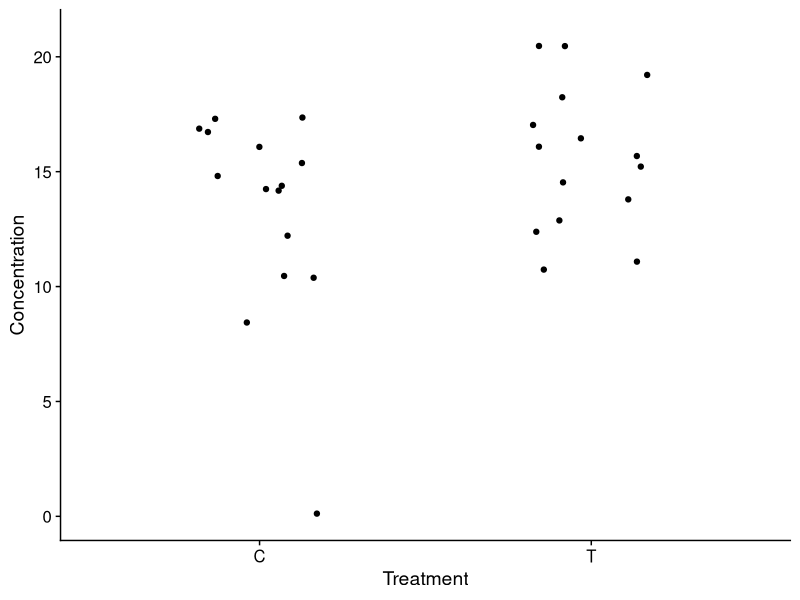
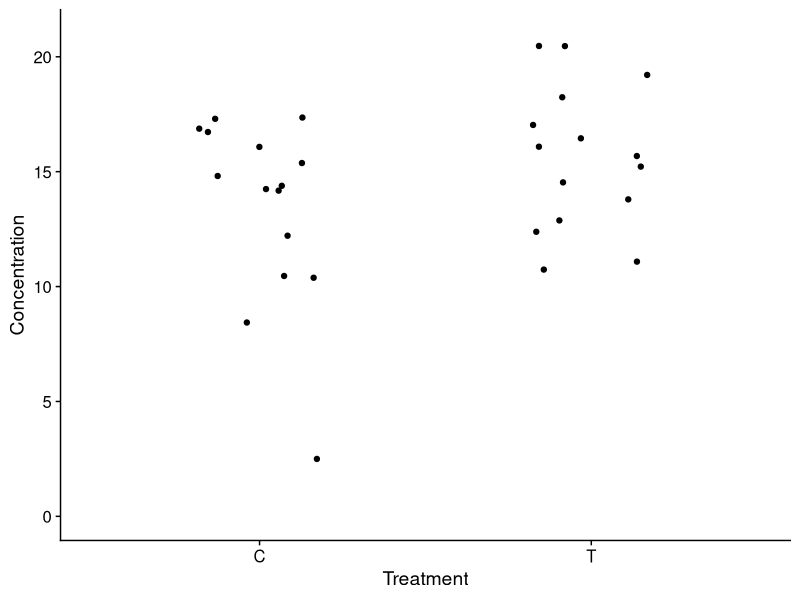
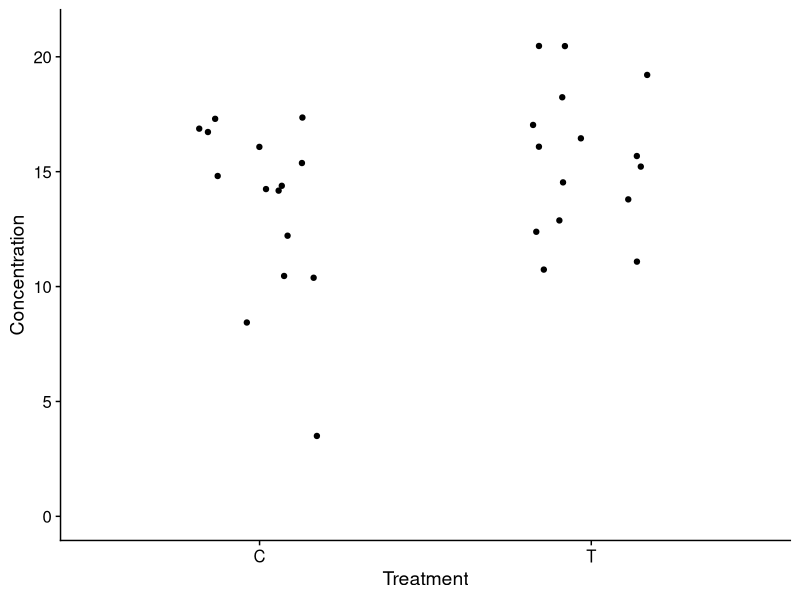

Source code (R) for these figures, in order:
## ---- chunk 1
#| message: false

library(tidyverse)
library(cowplot)
theme_set(theme_cowplot())

## ---- chunk 2
set.seed(49387)
ExDat <- tibble(SampleID = paste0("S",1:30),
                Concentration = c(0.12,rnorm(29,15,3)),
                Treatment = rep(c("C","T"), each = 15),
                Notes = c("Not sure this sample was added", rep("none",29))
                )
ExDat <- ExDat[sample(1:nrow(ExDat)),]
## ---- chunk 3

# Plot the data

ExDat |>
  ggplot(aes(Treatment, Concentration)) +
  geom_point(position = position_jitter(width = 0.2)) +
  ylim(c(0,21))


# Find the low point

ww <- which.min(ExDat$Concentration)

# Look at this row

ExDat[ww,]
unique(ExDat$Notes)

ExDat |>
  filter(Notes != "none")

## ---- chunk 4
set.seed(49387)
ExDat <- tibble(SampleID = paste0("S",1:30),
                Concentration = c(2.5,rnorm(29,15,3)),
                Treatment = rep(c("C","T"), each = 15),
                Notes = c("Not sure this sample was added", rep("none",29))
                )
ExDat <- ExDat[sample(1:nrow(ExDat)),]
## ---- chunk 5

# Plot the data

ExDat |>
  ggplot(aes(Treatment, Concentration)) +
  geom_point(position = position_jitter(width = 0.2)) +
  ylim(c(0,21))

## ---- chunk 6
set.seed(49387)
ExDat <- tibble(SampleID = paste0("S",1:30),
                Concentration = c(3.5,rnorm(29,15,3)),
                Treatment = rep(c("C","T"), each = 15),
                Notes = c("Not sure this sample was added", rep("none",29))
                )
ExDat <- ExDat[sample(1:nrow(ExDat)),]
## ---- chunk 7

# Plot the data

ExDat |>
  ggplot(aes(Treatment, Concentration)) +
  geom_point(position = position_jitter(width = 0.2)) +
  ylim(c(0,21))

